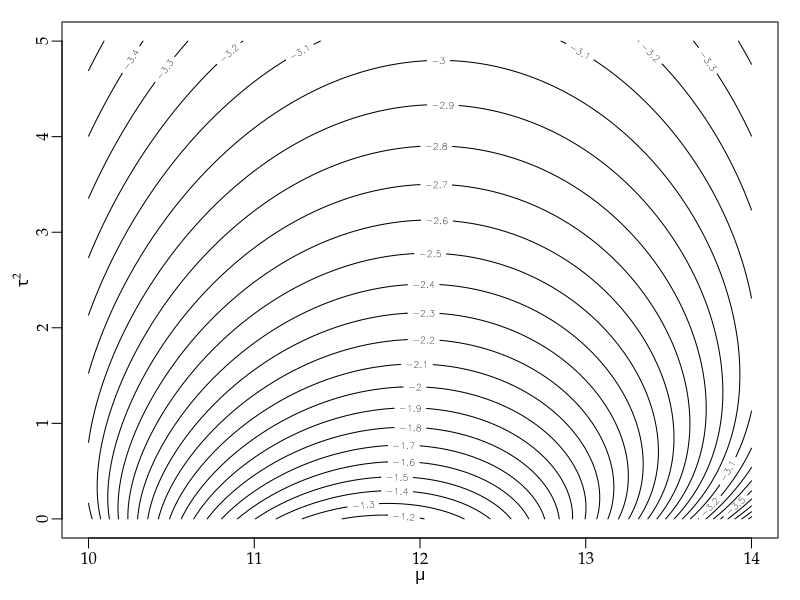

This figure's R source: (Note: this script raises an error after producing the figure.)
args = commandArgs()
basename = sub(".R$", "", sub("^--file=(.*/)?", "", args[grep("^--file=", args)]))
if (length(basename) != 0)
    pdf(file=paste0(basename, "_tmp.pdf"), colormodel="gray", width=4, height=4)
par(family="Palatino")
par(mgp=c(1.5,0.5,0)) # title and axis margins. default: c(3,1,0)
par(mar=c(3,3,1,1)+0.1) # bottom, left, top, right margins. default: c(5,4,4,2)+0.1

ydata = c(11, 12, 14)
s2data = c(1, 1, 4)
f = function(m,t2,y,s2) { -((y-m)^2/(2*(t2+s2)) + log(t2+s2))/2 }
loglik = function(m,t2) { sum(f(m, t2, ydata, s2data)) }
x1 = seq(10, 14, length.out=101)
x2 = seq(0, 5, length.out=101)
contour(x1, x2, outer(x1, x2, Vectorize(loglik)), nlevels=20,
        xlab=expression(italic(mu)), ylab=expression(italic(tau)^2))
dev.off()
embedFonts(paste0(basename, "_tmp.pdf"), outfile=paste0(basename, ".pdf"),
           options="-c \"<</NeverEmbed []>> setdistillerparams\" -f ")
